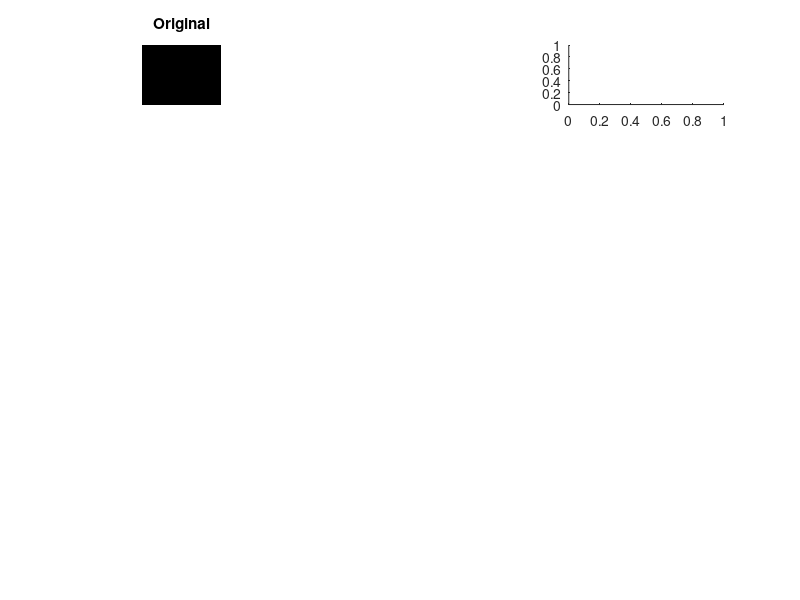

Here is the MATLAB script that generated this plot: (Note: this script raises an error after producing the figure.)
clear all 
close all

grayImage = 255 * ones(240, 320, 'uint8');
grayImage = mat2gray(grayImage);
grayImage4 = grayImage;


[rows, columns, numberOfColorBands] = size(grayImage);
circleCenterX = 160; 
circleCenterY =  120; % square area 0f 500*500 
circleRadius = 80;    % big circle radius 
circleImage = false(rows, columns); 
[x, y] = meshgrid(1:columns, 1:rows); 
circleImage((x - circleCenterX).^2 + (y - circleCenterY).^2 <= circleRadius.^2) = true; 
% Display it in the upper right plot. 
for i = 1 : 240
    for j = 1 : 320
        if circleImage(i,j) == false
            grayImage4(i,j,:)=0.7;
        else
            grayImage4(i,j) = 0.4;
        end
    end
end

gausNoise = imnoise(grayImage4,'gaussian',0,0.01)
snpNoise = imnoise(grayImage4,'salt & pepper', 0.02);
uniNoise = (grayImage4 + rand(size(grayImage4)))/2;

gausRemoved = wiener2(gausNoise,[8 8]);
%h = ones(5,5) / 25;
%J = filter2(fspecial('average',6),gausNoise);
%L = (K + J)/2;
%H = imfilter(L,h);
%gausRemoved = medfilt2(L);
%gausRemoved = conv2(double(H), ones(3)/9, 'same');

%M = uniNoise - rand(size(uniNoise));
%N = (medfilt2(uniNoise)+M);
O = wiener2(gausNoise,[8 8]);
%P = imgaussfilt(uniNoise)
uniRemoved=double(O);
S_=size(uniRemoved);
Mask=7;
for i=1:S_(1)
    j=1;
    while(j<S_(2)-Mask)
        T(1:Mask)=uniRemoved(i,j:j+(Mask-1));
        Data=harmmean(T);
        uniRemoved(i,j+1)=Data;
        j=j+1;
    end;
end;
%imshow(uint8(Im));

snpRemoved = medfilt2(snpNoise);

figure,subplot(5,3,1),imshow(grayImage4);
title('Original');
axis image;
axis off;
subplot(5,3,3),histogram(grayImage4);
title('Original Histogram');
subplot(5,3,4),imshow(gausNoise);
title('Gaussian Noise');
subplot(5,3,5),imshow(uniNoise);
title('Uniform Noise');
subplot(5,3,6),imshow(snpNoise);
title('Salt and Pepper Noise');

subplot(5,3,7),histogram(gausNoise);
title('Gaussian Histogram');
subplot(5,3,8),histogram(uniNoise);
title('Uniform Histogram');
subplot(5,3,9),histogram(snpNoise);
title('Salt-Pepper Histogram');

subplot(5,3,10),imshow(gausRemoved);
title('Gaussian Removed');
subplot(5,3,11),imshow(uniRemoved);
title('Uniform Removed');
subplot(5,3,12),imshow(snpRemoved);
title('Salt-Pepper Removed');

subplot(5,3,13),histogram(gausRemoved);
title('Gaussian Histogram');
subplot(5,3,14),histogram(uniRemoved);
title('Uniform Histogram');
subplot(5,3,15),histogram(snpRemoved);
title('Salt-Pepper Histogram');
